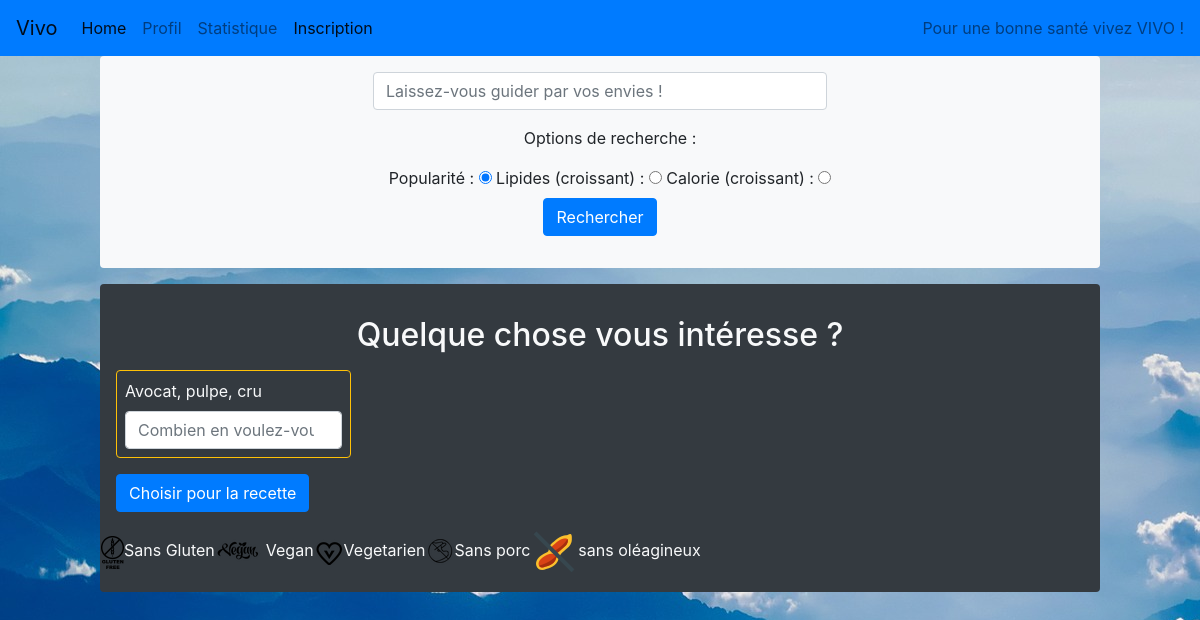
The app's page /RechercheAliment/recherche_aliment.php?Alim=Avocat, pulpe, cru with its own data.
### tables this page shows
CREATE TABLE IF NOT EXISTS `aliments` (
  `alim_grp_code` int(11) NOT NULL,
  `alim_ssgrp_code` int(11) NOT NULL,
  `alim_ssssgrp_code` int(11) NOT NULL,
  `alim_code` int(11) NOT NULL,
  `alim_nom_fr` varchar(149) NOT NULL,
  `Energie_Règlement_UE_N°_11692011_kcal100g` varchar(6) DEFAULT NULL,
  `Eau_g100g` varchar(5) DEFAULT NULL,
  `Protéines_g100g` varchar(6) NOT NULL,
  `Protéines_brutes_N_x_625_g100g` varchar(6) NOT NULL,
  `Glucides_g100g` varchar(6) DEFAULT NULL,
  `Lipides_g100g` varchar(7) DEFAULT NULL,
  `Sucres_g100g` varchar(7) DEFAULT NULL,
  `Amidon_g100g` varchar(7) DEFAULT NULL,
  `Fibres_alimentaires_g100g` varchar(8) DEFAULT NULL,
  `Polyols_totaux_g100g` varchar(8) DEFAULT NULL,
  `Cendres_g100g` varchar(8) DEFAULT NULL,
  `Alcool_g100g` varchar(6) NOT NULL,
  `Acides_organiques_g100g` varchar(8) DEFAULT NULL,
  `AG_saturés_g100g` varchar(9) DEFAULT NULL,
  `AG_monoinsaturés_g100g` varchar(9) DEFAULT NULL,
  `AG_polyinsaturés_g100g` varchar(9) DEFAULT NULL,
  `AG_40_butyrique_g100g` varchar(9) DEFAULT NULL,
  `AG_60_caproïque_g100g` varchar(9) DEFAULT NULL,
  `AG_80_caprylique_g100g` varchar(9) DEFAULT NULL,
  `AG_100_caprique_g100g` varchar(9) DEFAULT NULL,
  `AG_120_laurique_g100g` varchar(9) DEFAULT NULL,
  `AG_140_myristique_g100g` varchar(9) DEFAULT NULL,
  `AG_160_palmitique_g100g` varchar(9) DEFAULT NULL,
  `AG_180_stéarique_g100g` varchar(9) DEFAULT NULL,
  `AG_181_9c_n09_oléique_g100g` varchar(9) DEFAULT NULL,
  `AG_182_9c12c_n06_linoléique_g100g` varchar(9) DEFAULT NULL,
  `AG_183_c9c12c15_n03_alpha0linolénique_g100g` varchar(9) DEFAULT NULL,
  `AG_204_5c8c11c14c_n06_arachidonique_g100g` varchar(9) DEFAULT NULL,
  `AG_205_5c8c11c14c17c_n03_EPA_g100g` varchar(10) DEFAULT NULL,
  `AG_226_4c7c10c13c16c19c_n03_DHA_g100g` varchar(10) DEFAULT NULL,
  `Cholestérol_mg100g` varchar(6) DEFAULT NULL,
  `Sel_chlorure_de_sodium_g100g` varchar(8) DEFAULT NULL,
  `Calcium_mg100g` varchar(6) DEFAULT NULL,
  `Chlorure_mg100g` varchar(8) DEFAULT NULL,
  `Cuivre_mg100g` varchar(8) DEFAULT NULL,
  `Fer_mg100g` varchar(8) DEFAULT NULL,
  `Iode_µg100g` varchar(7) DEFAULT NULL,
  `Magnésium_mg100g` varchar(6) DEFAULT NULL,
  `Manganèse_mg100g` varchar(8) DEFAULT NULL,
  `Phosphore_mg100g` varchar(7) DEFAULT NULL,
  `Potassium_mg100g` varchar(6) DEFAULT NULL,
  `Sélénium_µg100g` varchar(6) DEFAULT NULL,
  `Sodium_mg100g` varchar(6) DEFAULT NULL,
  `Zinc_mg100g` varchar(8) DEFAULT NULL,
  `Rétinol_µg100g` varchar(6) DEFAULT NULL,
  `Beta0Carotène_µg100g` varchar(8) DEFAULT NULL,
  `Vitamine_D_µg100g` varchar(7) DEFAULT NULL,
  `Vitamine_E_mg100g` varchar(6) DEFAULT NULL,
  `Vitamine_K1_µg100g` varchar(5) DEFAULT NULL,
  `Vitamine_K2_µg100g` varchar(4) DEFAULT NULL,
  `Vitamine_C_mg100g` varchar(6) DEFAULT NULL,
  `Vitamine_B1_ou_Thiamine_mg100g` varchar(7) DEFAULT NULL,
  `Vitamine_B2_ou_Riboflavine_mg100g` varchar(6) DEFAULT NULL,
  `Vitamine_B3_ou_PP_ou_Niacine_mg100g` varchar(6) DEFAULT NULL,
  `Vitamine_B5_ou_Acide_pantothénique_mg100g` varchar(6) DEFAULT NULL,
  `Vitamine_B6_mg100g` varchar(6) DEFAULT NULL,
  `Vitamine_B9_ou_Folates_totaux_µg100g` varchar(6) DEFAULT NULL,
  `Vitamine_B12_µg100g` varchar(6) DEFAULT NULL,
  PRIMARY KEY (`alim_code`)
);

### RechercheAliment/recherche_aliment.php (the view, shortened to what this page needs)
<html>
<head>
  <link rel="stylesheet" href="Style_RechAl.css" type="text/css">
  <link rel="stylesheet" href="https://stackpath.bootstrapcdn.com/bootstrap/4.2.1/css/bootstrap.min.css">
</head>
<header>
        <nav class="navbar navbar-expand-lg navbar-light bg-primary">
            <a class="navbar-brand" href="../index.html">Vivo</a>
            <div class="collapse navbar-collapse" id="navbarText">
                <ul class="navbar-nav mr-auto">
                    <li class="nav-item active">
                        <a class="nav-link" href="../index.html">Home <span class="sr-only">(current)</span></a>
                    </li>
                    <li class="nav-item">
                        <a class="nav-link" href="../Profil/Profil.php">Profil</a>
                    </li>
                    <li class="nav-item">
                        <a class="nav-link" href="../Statistique/Statistique.php">Statistique</a>
                    </li>
                    <li class="nav-item active">
                        <a class="nav-link" href="../Inscription/inscription.html">Inscription</a>
                    </li>
                </ul>
                <span class="navbar-text">
        Pour une bonne santé vivez VIVO !
      </span>
            </div>
        </nav>
    </header>
<body>
  <div class="partie_recherche bg-light rounded col-10 mx-auto text-center p-3">
    <form method="get" action="recherche_aliment.php" autocomplete="on" id="optionForm">
     <div class="form-group col-6 mx-auto">
      <input type="text"  class="form-control" name="Alim" placeholder="Laissez-vous guider par vos envies !">
      </div>
      <div class="form-check">
        <p>Options de recherche : </p>
      <label class="form-ckeck-label" for="popularite">Popularité : </label>
      <input class="form-check-label" type="radio" name="option" id = "popularite"value="Popularité" checked>
      <label class="form-ckeck-label" for="calorie">Lipides (croissant) : </label>
      <input type="radio" name="option" id="calorie"value="Lipide">
      <label class="form-ckeck-label" for="calorie">Calorie (croissant) : </label>
      <input type="radio" name="option" id="calorie"value="Calorie">
        </div>
      <input type="submit" class="btn btn-primary" name="submit" value="Rechercher">
    </form>
  </div>
  <div class="bg-dark text-light col-10 mx-auto rounded p-3 mt-3">
    <h2 class="text-center m-3">Quelque chose vous intéresse ?</h2>
  <?php
  $bd = getBD();
  if(isset($_GET['submit']) || isset($_GET['Alim'])){
    if(empty($_GET['Alim'])){
      echo('<meta http-equiv="refresh" content="0;URL=recherche aliment.php">');
    }else {
      $input=$_GET['Alim'];
      $reponse = $bd->query("SELECT alim_nom_fr, alim_code FROM aliments WHERE alim_nom_fr LIKE '%$input%'");
      while($result = $reponse->fetch()){
        echo '<div class="row"><div class="col-6">';
        echo('<form method="GET" action="ajouter.php">');
        echo('<div class="form-group col-6 border border-warning p-2 rounded"><label for ="nbAlim">'.$result['alim_nom_fr'].'</label><input type="number" class="form-control" name="nbAlim" placeholder="Combien en voulez-vous ?"></div>');
        echo('<input type="submit" class="btn btn-primary" name="ajout2" value="Choisir pour la recette">');
        echo('</form></div>');
        echo '<div class="col-">';
        $regime = $bd ->query('SELECT DISTINCT regime.Nom, regime.urlRegime FROM regime_sans_aliment, regime WHERE regime_sans_aliment.id_Aliment ='.$result['alim_code']);
        while($ligne = $regime ->fetch()){
            echo '<img src="../Image/Regime/'.$ligne['urlRegime'].'">';
            echo $ligne['Nom'];
        }
         echo '</div></div>' ;
      }
    }
  }
  ?>
    </div>
</body>
</html>

### RechercheAliment/Style_RechAl.css (style rules this page uses)
html { margin: 0px; height: 100%; width: 100%; }
body { background: url(../Image/mountains-1985027_1920.jpg); background-size: auto; background-attachment: fixed; margin: 0px; height: 100%; width: 100%; }

### records on screen
aliments: alim_nom_fr "Avocat, pulpe, cru", Nom "Sans Gluten", Nom "Vegan", Nom "Vegetarien", Nom "Sans porc", Nom "sans oléagineux"
